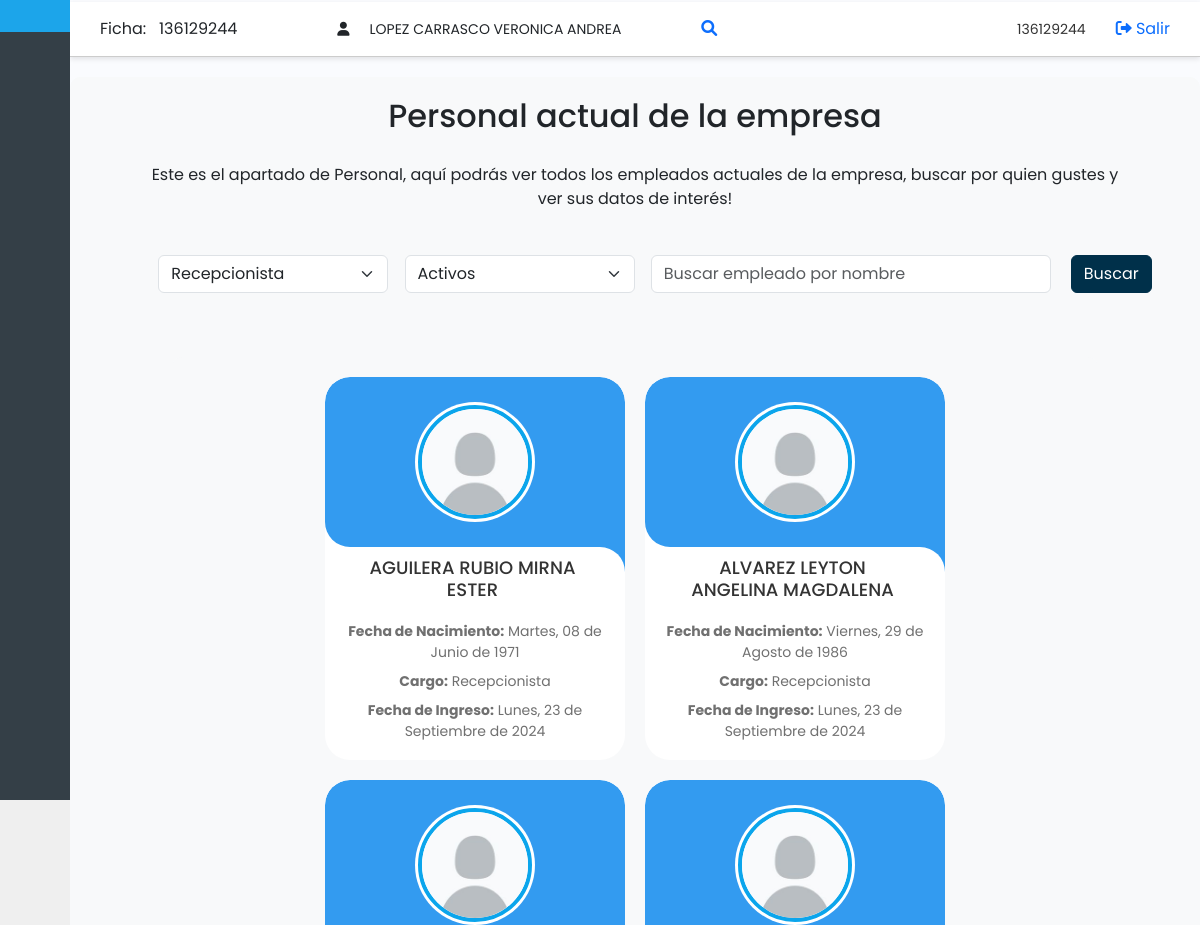
The page /Aplicacion/personal_nuevo.php?rol_id=16 (signed in, upper part) on the database as committed earlier.
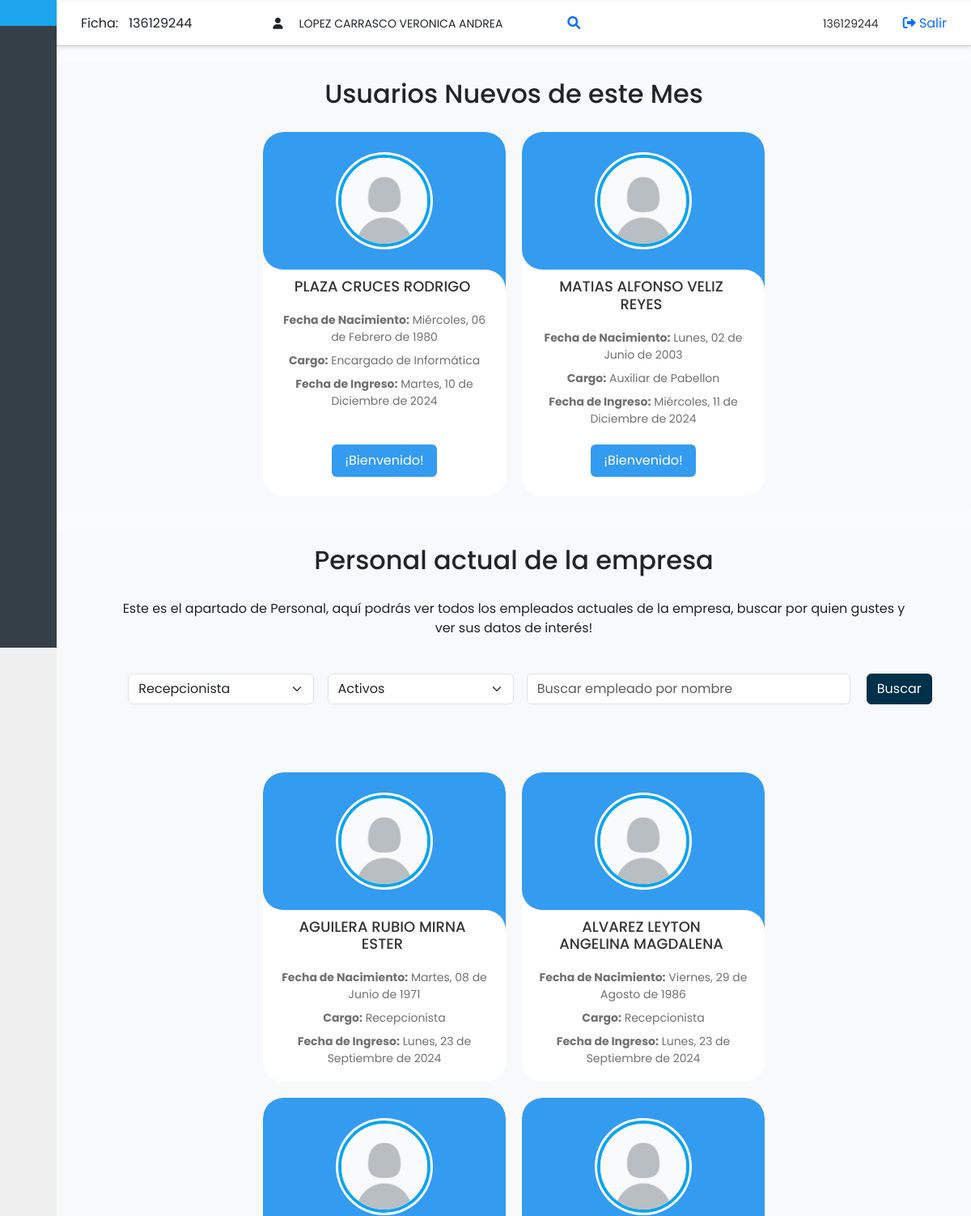
The same page on the database as committed later.
### tables this page shows
CREATE TABLE `usuarios` (
  `rut` varchar(13) NOT NULL,
  `nombre_usuario` varchar(50) NOT NULL,
  `contraseña` varchar(255) NOT NULL,
  `fecha_creacion` timestamp NOT NULL DEFAULT current_timestamp(),
  `activo` tinyint(1) DEFAULT 1,
  `clave_cambiada` tinyint(1) DEFAULT 0
);

CREATE TABLE `personal` (
  `rut` varchar(13) NOT NULL,
  `nombre` varchar(255) NOT NULL,
  `correo` varchar(255) NOT NULL,
  `imagen` varchar(255) DEFAULT NULL,
  `fecha_nacimiento` date DEFAULT NULL,
  `cargo_id` int(11) NOT NULL,
  `rol_id` int(11) NOT NULL,
  `activo` tinyint(1) DEFAULT 1,
  `admin` tinyint(1) DEFAULT 0
);

CREATE TABLE `cargos` (
  `id` int(11) NOT NULL,
  `NOMBRE_CARGO` varchar(255) NOT NULL
);

### Aplicacion/personal_nuevo.php (the view, shortened to what the changed rows need)
<?php
include("conexion.php");
function traducir_fecha($fecha){
    $dias = array("Sunday" => "Domingo", "Monday" => "Lunes", "Tuesday" => "Martes",
                  "Wednesday" => "Miércoles", "Thursday" => "Jueves",
                  "Friday" => "Viernes", "Saturday" => "Sábado");
    $meses = array("January" => "Enero", "February" => "Febrero", "March" => "Marzo",
                   "April" => "Abril", "May" => "Mayo", "June" => "Junio",
                   "July" => "Julio", "August" => "Agosto", "September" => "Septiembre",
                   "October" => "Octubre", "November" => "Noviembre", "December" => "Diciembre");
    $dia_nombre = $dias[date('l', strtotime($fecha))];
    $dia_numero = date('d', strtotime($fecha));
    $mes_nombre = $meses[date('F', strtotime($fecha))];
    $anio = date('Y', strtotime($fecha));
    return "$dia_nombre, $dia_numero de $mes_nombre de $anio";
}
$carpeta_fotos = 'Images/fotos_personal/';
$imagen_default = 'Images/profile_photo/imagen_default.jpg';
$mes_actual = date('m');
$año_actual = date('Y');
$sql_nuevos = "SELECT u.rut, u.nombre_usuario, u.fecha_creacion, p.nombre, p.fecha_nacimiento, c.NOMBRE_CARGO, p.imagen, u.activo
               FROM usuarios u
               INNER JOIN personal p ON u.rut = p.rut
               INNER JOIN cargos c ON p.cargo_id = c.id
               WHERE MONTH(u.fecha_creacion) = ? AND YEAR(u.fecha_creacion) = ? AND u.activo = 1 AND p.activo = 1";
$stmt_nuevos = $conn->prepare($sql_nuevos);
$stmt_nuevos->bind_param('ii', $mes_actual, $año_actual);
$stmt_nuevos->execute();
$result_nuevos = $stmt_nuevos->get_result();
$rol_id_seleccionado = isset($_GET['rol_id']) ? (int)$_GET['rol_id'] : 0;
$estadoSeleccionado = isset($_GET['habilitado']) ? (int)$_GET['habilitado'] : 1;
$sql_todos = "SELECT u.rut, u.nombre_usuario, u.fecha_creacion, p.nombre, p.fecha_nacimiento, c.NOMBRE_CARGO, p.imagen, p.rol_id, u.activo
              FROM usuarios u
              INNER JOIN personal p ON u.rut = p.rut
              INNER JOIN cargos c ON p.cargo_id = c.id
              INNER JOIN roles r ON p.rol_id = r.id";
$condiciones = ["u.activo = ?"];
$params = [$estadoSeleccionado];
$param_types = 'i';
if ($rol_id_seleccionado > 0) {
    $condiciones[] = "p.rol_id = ?";
    $params[] = $rol_id_seleccionado;
    $param_types .= 'i';
}
$sql_todos .= " WHERE " . implode(" AND ", $condiciones);
$sql_todos .= " ORDER BY p.nombre ASC";
$stmt_todos = $conn->prepare($sql_todos);
if (!empty($params)) {
    $stmt_todos->bind_param($param_types, ...$params);
}
$stmt_todos->execute();
$result_todos_b = $stmt_todos->get_result();
?>
<!DOCTYPE html>
<html lang="es">
<head>
    <link href="https://cdn.lineicons.com/4.0/lineicons.css" rel="stylesheet" />
    <link href="https://cdn.jsdelivr.net/npm/bootstrap@5.3.0-alpha3/dist/css/bootstrap.min.css" rel="stylesheet"
>
    <link rel="stylesheet" href="styles/style.css">
    <link rel="stylesheet" href="https://cdnjs.cloudflare.com/ajax/libs/font-awesome/6.0.0-beta3/css/all.min.css">
    <link rel="stylesheet" href="styles/style_cards.css">
    <link rel="stylesheet" href="styles/style_new_cards.css">
</head>
<body>
<div class="main-content">
<div class="wrapper">
        <div class="main" style="padding-top: 15px;">
        <?php
if ($result_nuevos->num_rows > 0) {
?>
<div class="custom-container1">
    <h2 style="width: 100%; text-align: center;">Usuarios Nuevos de este Mes</h2>
    <?php
    while ($nuevo_user = $result_nuevos->fetch_assoc()) {
        $ruta_imagen_nuevo = $carpeta_fotos . $nuevo_user['imagen'];
        $imagen_usuario_nuevo = file_exists($ruta_imagen_nuevo) ? $ruta_imagen_nuevo : $imagen_default;
        ?>
        <div class="cards-new-employees-card swiper-slide"
        onclick="abrirModal('<?php echo htmlspecialchars(trim($nuevo_user['nombre']), ENT_QUOTES); ?>',
                    '<?php echo htmlspecialchars(trim(traducir_fecha($nuevo_user['fecha_nacimiento'])), ENT_QUOTES); ?>',
                    '<?php echo htmlspecialchars(trim($nuevo_user['NOMBRE_CARGO']), ENT_QUOTES); ?>',
                    '<?php echo htmlspecialchars(trim(traducir_fecha($nuevo_user['fecha_creacion'])), ENT_QUOTES); ?>',
                    '<?php echo htmlspecialchars(trim($imagen_usuario_nuevo), ENT_QUOTES); ?>',
                    '<?php echo htmlspecialchars(trim($nuevo_user['rut']), ENT_QUOTES); ?>',
                    '<?php echo htmlspecialchars(trim($nuevo_user['activo']), ENT_QUOTES); ?>')">
          <div class="image-content cards-new-employees-image">
            <div class="cards-new-employees-image-wrapper">
            <img src="<?php echo $imagen_usuario_nuevo; ?>" class="profile-picture-nuevo" alt="Foto de Perfil">
            </div>
          </div>
          <div class="cards-new-employees-content">
            <h2 class="cards-new-employees-name"><?php echo $nuevo_user['nombre']; ?></h2>
            <p class="cards-new-employees-description"><strong>Fecha de Nacimiento:</strong> <?php echo traducir_fecha($nuevo_user['fecha_nacimiento']); ?></p>
            <p class="cards-new-employees-description"><strong>Cargo:</strong> <?php echo $nuevo_user['NOMBRE_CARGO']; ?></p>
            <p class="cards-new-employees-description"><strong>Fecha de Ingreso:</strong> <?php echo traducir_fecha($nuevo_user['fecha_creacion']); ?></p>
            <button class="cards-new-employees-button">¡Bienvenido!</button>
          </div>
        </div>
        <?php
    }
    ?>
</div>
<?php
}
?>
<div class="custom-container1" >
    <h2 style="width: 100%; text-align: center;">Personal actual de la empresa</h2>
    <div class="cont-cards" style=" display: flex;
                                    flex-wrap: wrap;
                                    justify-content: center;
                                    align-items: flex-start;
                                    gap: 20px;
                                    max-width: 85%;
                                    padding: 20px;
                                    box-sizing: border-box;
                                    background-color: #f8f9fa;
                                    border-radius: 10px;
                                    margin: 20px 0;">
    <?php
    if ($result_todos_b->num_rows > 0) {
        while ($nuevo_user = $result_todos_b->fetch_assoc()) {
            $ruta_imagen_nuevo = $carpeta_fotos . $nuevo_user['imagen'];
            $imagen_usuario_nuevo = file_exists($ruta_imagen_nuevo) ? $ruta_imagen_nuevo : $imagen_default;
            ?>
            <div class="cards-new-employees-card swiper-slide" style="height: auto;" data-toggle="modal" data-target="#empleadoModal"
            onclick="abrirModal('<?php echo htmlspecialchars(trim($nuevo_user['nombre']), ENT_QUOTES); ?>',
                    '<?php echo htmlspecialchars(trim(traducir_fecha($nuevo_user['fecha_nacimiento'])), ENT_QUOTES); ?>',
                    '<?php echo htmlspecialchars(trim($nuevo_user['NOMBRE_CARGO']), ENT_QUOTES); ?>',
                    '<?php echo htmlspecialchars(trim(traducir_fecha($nuevo_user['fecha_creacion'])), ENT_QUOTES); ?>',
                    '<?php echo htmlspecialchars(trim($imagen_usuario_nuevo), ENT_QUOTES); ?>',
                    '<?php echo htmlspecialchars(trim($nuevo_user['rut']), ENT_QUOTES); ?>',
                    '<?php echo htmlspecialchars(trim($nuevo_user['activo']), ENT_QUOTES); ?>')">
                    <div class="image-content cards-new-employees-image">
                    <div class="cards-new-employees-image-wrapper">
                        <img src="<?php echo $imagen_usuario_nuevo; ?>" class="profile-picture-nuevo" alt="Foto de Perfil">
                    </div>
                </div>
                <div class="cards-new-employees-content">
                    <h2 class="cards-new-employees-name"><?php echo $nuevo_user['nombre']; ?></h2>
                    <p class="cards-new-employees-description"><strong>Fecha de Nacimiento:</strong> <?php echo traducir_fecha($nuevo_user['fecha_nacimiento']); ?></p>
                    <p class="cards-new-employees-description"><strong>Cargo:</strong> <?php echo $nuevo_user['NOMBRE_CARGO']; ?></p>
                    <p class="cards-new-employees-description"><strong>Fecha de Ingreso:</strong> <?php echo traducir_fecha($nuevo_user['fecha_creacion']); ?></p>
                </div>
            </div>
        <?php
        }
    } else {
        echo '<p>No se encontraron empleados con ese nombre.</p>';
    }
    ?>
    </div>
</div>
</div>
</body>
</body>
</html>

Rows that differ between the two databases and show on the page:
now on this page (row edited): usuarios: personal.nombre "PLAZA CRUCES RODRIGO", personal.fecha_nacimiento "Miércoles, 06 de Febrero de 1980", cargos.NOMBRE_CARGO "Encargado de Informática", fecha_creacion "Martes, 10 de Diciembre de 2024", shown under "Usuarios Nuevos de este Mes"
added usuarios: personal.nombre "MATIAS ALFONSO VELIZ REYES", personal.fecha_nacimiento "Lunes, 02 de Junio de 2003", cargos.NOMBRE_CARGO "Auxiliar de Pabellon", fecha_creacion "Miércoles, 11 de Diciembre de 2024", shown under "Usuarios Nuevos de este Mes"
Other text that changed with them:
text now shown: "Usuarios Nuevos de este Mes"
